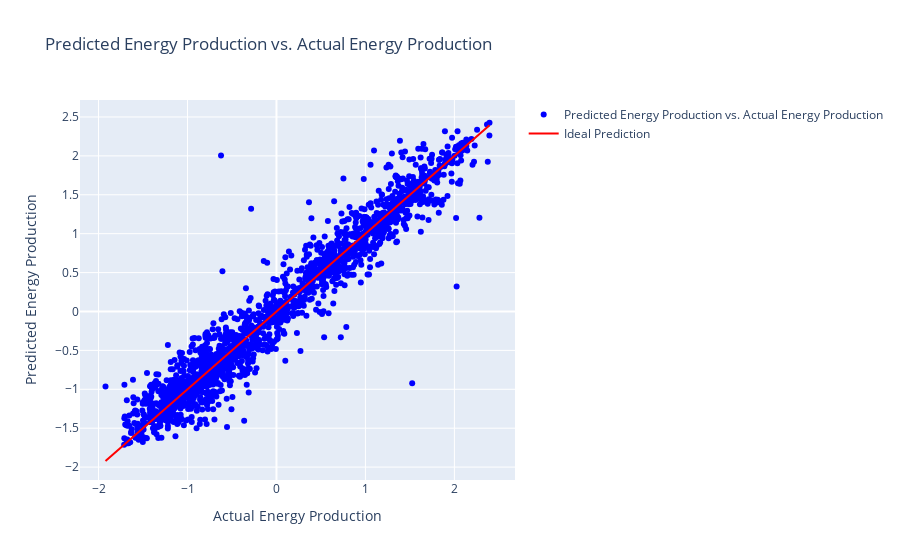

The notebook cell saved with this chart:
### Code cell
import plotly.graph_objects as go

y_pred = model1.predict(X_test)


fig = go.Figure()
fig.add_trace(go.Scatter(x=y_test, y=y_pred, mode='markers',
                         marker=dict(color='blue'),
                         name='Predicted Energy Production vs. Actual Energy Production'))
fig.add_trace(go.Scatter(x=[min(y_test), max(y_test)], y=[min(y_test), max(y_test)],
                         mode='lines',
                         marker=dict(color='red'),
                         name='Ideal Prediction'))
fig.update_layout(
    title='Predicted Energy Production vs. Actual Energy Production',
    xaxis_title='Actual Energy Production',
    yaxis_title='Predicted Energy Production'
)
fig.show()

### Figure 1 — Plotly figure (JSON) as saved in the notebook; plotly's stock layout.template omitted (floating-point values rounded to 4 significant figures; data arrays with more than 128 entries replaced by an {"elided": "..."} marker saying what was removed)
{"data": [{"marker": {"color": "blue"}, "mode": "markers", "name": "Predicted Energy Production vs. Actual Energy Production", "type": "scatter", "x": {"elided": "1914 float values"}, "y": {"elided": "1914 float values"}}, {"marker": {"color": "red"}, "mode": "lines", "name": "Ideal Prediction", "type": "scatter", "x": [-1.922, 2.395], "y": [-1.922, 2.395]}], "layout": {"title": {"text": "Predicted Energy Production vs. Actual Energy Production"}, "xaxis": {"title": {"text": "Actual Energy Production"}}, "yaxis": {"title": {"text": "Predicted Energy Production"}}}}
